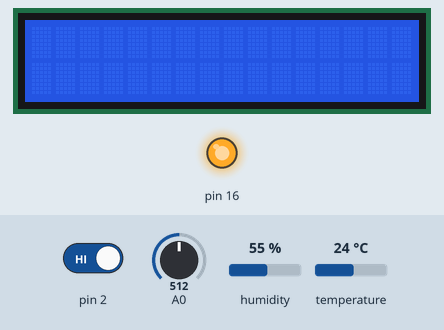
This sketch was run on a simulated Arduino Uno, built with avr-gcc and run on an emulated ATmega328P. On the bench: 16×2 character LCD, output pins drawn as LEDs (lit = HIGH). Inputs (shaded band) come from the test bench; at power-on: pin 2 HIGH, temperature 24 °C, A0 = 512, humidity 55 %. The local clock reads 2024-03-15 10:24:30 at power-on unless the sketch sets it; what the sketch prints to the serial monitor is not drawn.

Above: at 1.2 s.
1.3 s: pin 2 driven LOW
At 2.1 s:
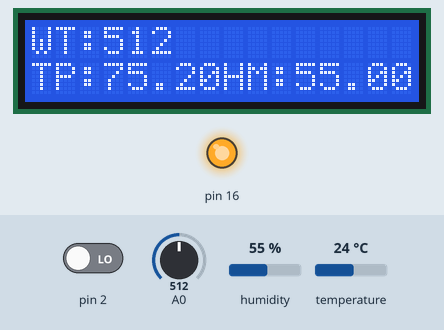
2.8 s: temperature set to 41 °C
At 4.6 s:
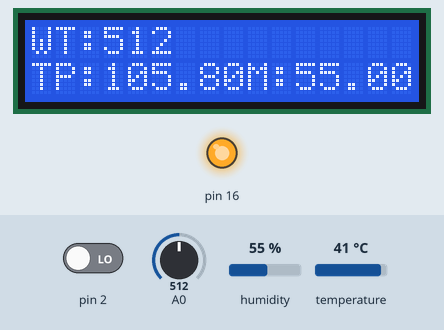
5.6 s: A0 set to 21
7.1 s: A0 set to 17
At 7.6 s:
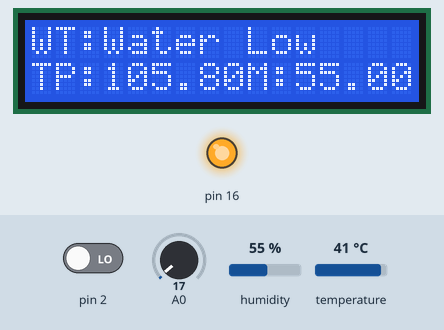
Timing chart, 0 to 9.6 s (numbered marks = the images above; inputs shaded):
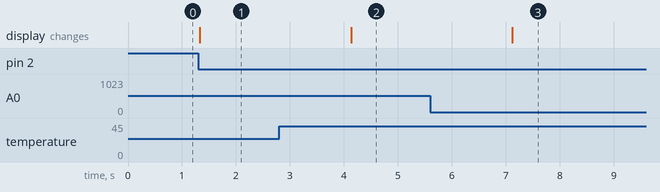

The sketch:

Final.ino
```cpp
  //Alec Zheng, Isaiah Marzan

  #include <Wire.h>
  //LiquidCrystal by Arduino, Adafruit
  #include <LiquidCrystal.h>
  //Stepper by Arduino
  #include <Stepper.h>
  //RTClib bu Adafruit
  #include <RTClib.h>
  //DHT sensor library by Adafruit
  #include "DHT.h"

  #define RDA 0x80
  #define TBE 0x20

  //TEMP SETUP
  DHT dht(53, DHT11);
  float temp;
  float hum;
  bool displaystart = false;

  //RTC SETUP
  RTC_DS1307 rtc;
  bool timedisplayed = true;
  unsigned long displaytime = 1000000000000;

  //BUTTON STUFF
  unsigned char* pin_l = (unsigned char*) 0x109;
  unsigned char* ddr_l = (unsigned char*) 0x10A;
  unsigned char* port_l = (unsigned char*) 0x10B;
  unsigned char* ddr_e = (unsigned char*) 0x2D;
  unsigned char* port_e = (unsigned char*) 0x2E;
  unsigned char* pin_h = (unsigned char*) 0x100;
  unsigned char* ddr_h = (unsigned char*) 0x101;
  unsigned char* port_h = (unsigned char*) 0x102;
  volatile int state = 0;
  //state 0 = disabled, state 1 = idle, state 2 = error, state 3 = running

  //UART STUFF
  volatile unsigned char *myUCSR0A = (unsigned char *)0x00C0;
  volatile unsigned char *myUCSR0B = (unsigned char *)0x00C1;
  volatile unsigned char *myUCSR0C = (unsigned char *)0x00C2;
  volatile unsigned int  *myUBRR0  = (unsigned int *) 0x00C4;
  volatile unsigned char *myUDR0   = (unsigned char *)0x00C6;

  //ADC STUFF
  volatile unsigned char* my_ADMUX = (unsigned char*) 0x7C;
  volatile unsigned char* my_ADCSRB = (unsigned char*) 0x7B;
  volatile unsigned char* my_ADCSRA = (unsigned char*) 0x7A;
  volatile unsigned int* my_ADC_DATA = (unsigned int*) 0x78;
  int level = 0;

  //MOTOR STUFF
  unsigned char* pin_c = (unsigned char*) 0x26;
  unsigned char* ddr_c = (unsigned char*) 0x27;
  unsigned char* port_c = (unsigned char*) 0x28;
  unsigned char* pin_j = (unsigned char*) 0x103;
  unsigned char* ddr_j = (unsigned char*) 0x104;
  unsigned char* port_j = (unsigned char*) 0x105;
  bool fanOn = false;


  //DELAY STUFF
  volatile unsigned char *myTCCR1A = (unsigned char *) 0x80;
  volatile unsigned char *myTCCR1B = (unsigned char *) 0x81;
  volatile unsigned char *myTCCR1C = (unsigned char *) 0x82;
  volatile unsigned char *myTIMSK1 = (unsigned char *) 0x6F;
  volatile unsigned int  *myTCNT1  = (unsigned  int *) 0x84;
  volatile unsigned char *myTIFR1 =  (unsigned char *) 0x36;
  volatile unsigned char *portDDRB = (unsigned char *) 0x24;
  volatile unsigned char *portB =    (unsigned char *) 0x25;
  int freq = 500;

  //STEPPER STUFF
  const int stepsPerRevolution = 2038;
  //In1 -> In3 -> In2 -> In4
  Stepper myStepper = Stepper(stepsPerRevolution, 23, 27, 25, 29);
  bool stepped = false;

  //DISPLAY CHARACTERS
  const int RS = 11, EN = 12, D4 = 52, D5 = 48, D6 = 50, D7 = 46;
  LiquidCrystal lcd(RS, EN, D4, D5, D6, D7);


  void setup() {
    U0Init(9600);
    adc_init();
    //LCD STUFF
    lcd.begin(16, 2); // set up number of columns and rows
    //BUTTON STUFF
    *ddr_e &= 0xEF;   //set PB4 to INPUT
    *port_e |= 0x10;  //INPUT pull up
    *ddr_l &= 0xFE;   //PL0 INPUT
    *port_l |= 0x01;  //Pull up
    *ddr_l &= 0xEF;   //PL5 INPUT
    *port_l |= 0x10;  //Pull up
    *ddr_l &= 0xBF;   //PL6 INPUT
    *port_l |= 0x40;  //Pull up
    attachInterrupt(digitalPinToInterrupt(2), startButton, FALLING);
    //LED STUFF
    *ddr_h |= 0x08;   //blue
    *ddr_h |= 0x40;   //Green
    *ddr_h |= 0x20;   //yellow
    *ddr_h |= 0x10;   //Red
    *port_h &= 0xF7;  //blue off
    *port_h &= 0xBF;  //red off
    *port_h &= 0xDF;  //yellow off
    *port_h &= 0xEF;  //green off

    //Stepper Motor Stuff
    dht.begin();
    Wire.begin();
    myStepper.setSpeed(5);

    //Real Time Clock Stuff
    if (!rtc.begin()) {
      U0putString("Couldn't find RTC\n");
    }
    rtc.adjust(DateTime(F(__DATE__), F(__TIME__)));

    //MOTOR SETUP
    //set up control pins
    *ddr_j |= 0x02; //14
    *ddr_h |= 0x02; //16
    *ddr_j |= 0x01; //15
    *port_j &= 0xFD;  //clear 14 dir1
    *port_j |= 0x01;  //set 15 dir2
    analogWrite(16, 255);
  }

  void loop() {

    if(state != 3){
      *port_j &= 0xFD;
      *port_j &= 0xFE;
      fanOn = false;
    }

    if(!timedisplayed){
      my_delay(1);
      DateTime now = rtc.now();
      printTime(now);
    }


    temp = dht.readTemperature(true);
    hum = dht.readHumidity();
    level = adc_read(0);


    //Print temp and humidity only when state is not 0
    if(state != 0 && millis()-displaytime > 60000){
      //display temp and hum
      lcd.setCursor(3, 1);
      lcd.print(temp);
      lcd.setCursor(11, 1);
      lcd.print(hum);
      lcd.setCursor(3, 0);
      lcd.print(level);
      displaytime = millis();

    }

    //stepper motor
    if(*pin_l & 0x01 && state != 0){
      my_delay(1);
      if(!stepped){
        myStepper.setSpeed(10);
        myStepper.step(500);
        stepped = true;
      }
      else{
        myStepper.setSpeed(10);
        myStepper.step(-500);
        stepped = false;
      }
        U0putString("Stepped at: ");
        DateTime now = rtc.now();
        printTime(now);
        U0putchar('\n');


    }


    //state stuff goes here
    //state = disabled
    if(state == 0){

      if(!timedisplayed){
        U0putString(" State = Disabled\n");
        timedisplayed = true;
      }
      *port_h &= 0xF7;  //blue off
      *port_h &= 0xBF;  //green off
      *port_h &= 0xEF;  //red off
      *port_h |= 0x20;  //Yellow light on
      lcd.clear();
      displaystart = false;


    }
    //State = idle
    else if(state == 1){

      if(!timedisplayed){
        U0putString(" State = Idle\n");
        timedisplayed = true;
      }

      *port_h &= 0xF7;  //blue off
      *port_h &= 0xBF;  //red off
      *port_h &= 0xDF;  //yellow off
      *port_h |= 0x10;  //Green light on


      //LCD DISPLAY
      lcd.display();
      lcd.setCursor(0, 0);
      lcd.print("WT:");
      lcd.setCursor(0, 1);
      lcd.print("TP:");
      lcd.setCursor(8, 1);
      lcd.print("HM:");
      if(!displaystart){
        displaystart = true;
        lcd.setCursor(3, 1);
        lcd.print(temp);
        lcd.setCursor(11, 1);
        lcd.print(hum);
        lcd.setCursor(3, 0);
        lcd.print(level);
        displaytime = millis();
      }


      if(level < 20){
        state = 2;
        timedisplayed = false;
      }
      else if(temp > 78){
        lcd.setCursor(3, 1);
        lcd.print(temp);
        state = 3;
        timedisplayed = false;
      }

      //stop button check
      if (*pin_l & 0x10) {
        my_delay(1);
        state = 0;
        timedisplayed = false;
      }


    }
    //State = Error
    else if(state == 2){

      if(!timedisplayed){
        U0putString(" State = Error\n");
        timedisplayed = true;
      }
      *port_h &= 0xF7;  //blue off
      *port_h &= 0xDF;  //yellow off
      *port_h &= 0xEF;  //green off
      *port_h |= 0x40;  //red on

      lcd.setCursor(3, 0);
      lcd.print("Water Low");

      //reset button check
      if (*pin_l & 0x40) {
        lcd.setCursor(3, 0);
        lcd.print("          ");
        my_delay(1);
        state = 1;
        timedisplayed = false;
        level = adc_read(0);
        lcd.setCursor(3, 0);
        lcd.print(level);
      }

      //stop button check
      if (*pin_l & 0x10) {
        my_delay(1);
        state = 0;
        timedisplayed = false;
      }

    }
    //State = Running
    else if(state == 3){

      if(!timedisplayed){
        U0putString(" State = Running\n");
        timedisplayed = true;
      }
      *port_h &= 0xBF;  //green off
      *port_h &= 0xDF;  //yellow off
      *port_h &= 0xEF;  //red off
      *port_h |= 0x08;  //blue on

      //15=dir2 ,16=speed, 14=dir1
      if(fanOn == false){
        *port_j &= 0xFD;  //clear 14 dir1
        *port_j |= 0x01;  //set 15 dir2
        fanOn = true;
      }


      if (temp < 78){
        state = 1;
        timedisplayed = false;
      }
      if(level < 20){
        state = 2;
        timedisplayed = false;
      }

      //stop button check
      if (*pin_l & 0x10) {
        my_delay(1);
        state = 0;
        timedisplayed = false;
      }


    }


  }

  // INPUT OUTPUT
  void U0Init(int U0baud)
  {
    //write this method. Check previous lab codes
    unsigned long FCPU = 16000000;
    unsigned int tbaud;
    tbaud = (FCPU / 16 / U0baud - 1);
    // Same as (FCPU / (16 * U0baud)) - 1;
    *myUCSR0A = 0x20;
    *myUCSR0B = 0x18;
    *myUCSR0C = 0x06;
    *myUBRR0 = tbaud;
  }

  unsigned char U0kbhit()
  {
    return *myUCSR0A & RDA;
  }
  unsigned char U0getchar()
  {
    return *myUDR0;
  }
  void U0putchar(unsigned char U0pdata)
  {
    while((*myUCSR0A & TBE)==0);
    *myUDR0 = U0pdata;
  }


  // ANALOG TO DIGITAL
  void adc_init()
  {
    // setup the A register
  // set bit 7 to 1 to enable the ADC
  *my_ADCSRA |= 0b10000000;

  // clear bit 5 to 0 to disable the ADC trigger mode
  *my_ADCSRA &= 0b11011111;

  // clear bit 3 to 0 to disable the ADC interrupt
  *my_ADCSRA &= 0b11110111;

  // clear bit 0-2 to 0 to set prescaler selection to slow reading
  *my_ADCSRA &= 0b11111000;

    // setup the B register
    // clear bit 3 to 0 to reset the channel and gain bits
  *my_ADCSRB &= 0b11110111;

  // clear bit 2-0 to 0 to set free running mode
  *my_ADCSRB &= 0b11111000;

    // setup the MUX Register
  // clear bit 7 to 0 for AVCC analog reference
  *my_ADMUX &= 0b01111111;

  // set bit 6 to 1 for AVCC analog reference
  *my_ADMUX |= 0b01000000;

    // clear bit 5 to 0 for right adjust result
  *my_ADMUX &= 0b11011111;

  // clear bit 4-0 to 0 to reset the channel and gain bits
  *my_ADMUX &= 0b11100000;

  }

  unsigned int adc_read(unsigned char adc_channel_num) //work with channel 0
  {
    // clear the channel selection bits (MUX 4:0)
  *my_ADMUX &= 0b11100000;

    // clear the channel selection bits (MUX 5) hint: it's not in the ADMUX register
  *my_ADCSRB &= 0b11110111;

    // set the channel selection bits for channel 0
  *my_ADMUX &= 0b11100000;

    // set bit 6 of ADCSRA to 1 to start a conversion
    *my_ADCSRA |= 0b01000000;

    // wait for the conversion to complete
    while((*my_ADCSRA & 0x40) != 0);
    // return the result in the ADC data register and format the data based on right justification (check the lecture slide)

    unsigned int val = (*my_ADC_DATA & 0x03FF);
    return val;
  }

  void my_delay(unsigned int freq)
  {

    // calc period
    double period = 1.0/double(freq);
    // 50% duty cycle
    double half_period = period/2;
    // clock period def
    double clk_period = 0.0000000625;
    // calc ticks
    unsigned int ticks = half_period/clk_period;


    *myTCCR1A &= 0xF8;
    // stop the timer
    *myTCCR1B = 0x0;
    // set the counts
    *myTCNT1 = (unsigned int) (65536 - ticks);
    // start the timer
    *myTCCR1B |= 0x01;
    // wait for overflow
    while((*myTIFR1 & 0x01)==0);
    // stop the timer
    *myTCCR1B &= 0xF8;
    // reset TOV
    *myTIFR1 |= 0x01;
  }

  void U0putString(const char *s) {
    while (*s) {
      U0putchar(*s);
      s++;
    }
  }

  void printTime(const DateTime& now) {
      char buf[32];
      sprintf(buf, "%02d:%02d:%02d", now.hour(), now.minute(), now.second());
      U0putString(buf);
  }

  void startButton()
  {
    if(state == 0){ //disabled
      my_delay(1);
      state = 1;
      timedisplayed = false;
    }

  }
```

Measured:
- the behaviour switches between 20 and 19 on A0 (found by bisection; images 2 and 3)
- after the input at 1.3 s, the display: changes at once (image 1)
- after the input at 2.8 s, the display: changes after 1.3 s (image 2)
- after the input at 5.6 s, every drawn part: stays the same
- after the input at 7.1 s, the display: changes at once (image 3)
